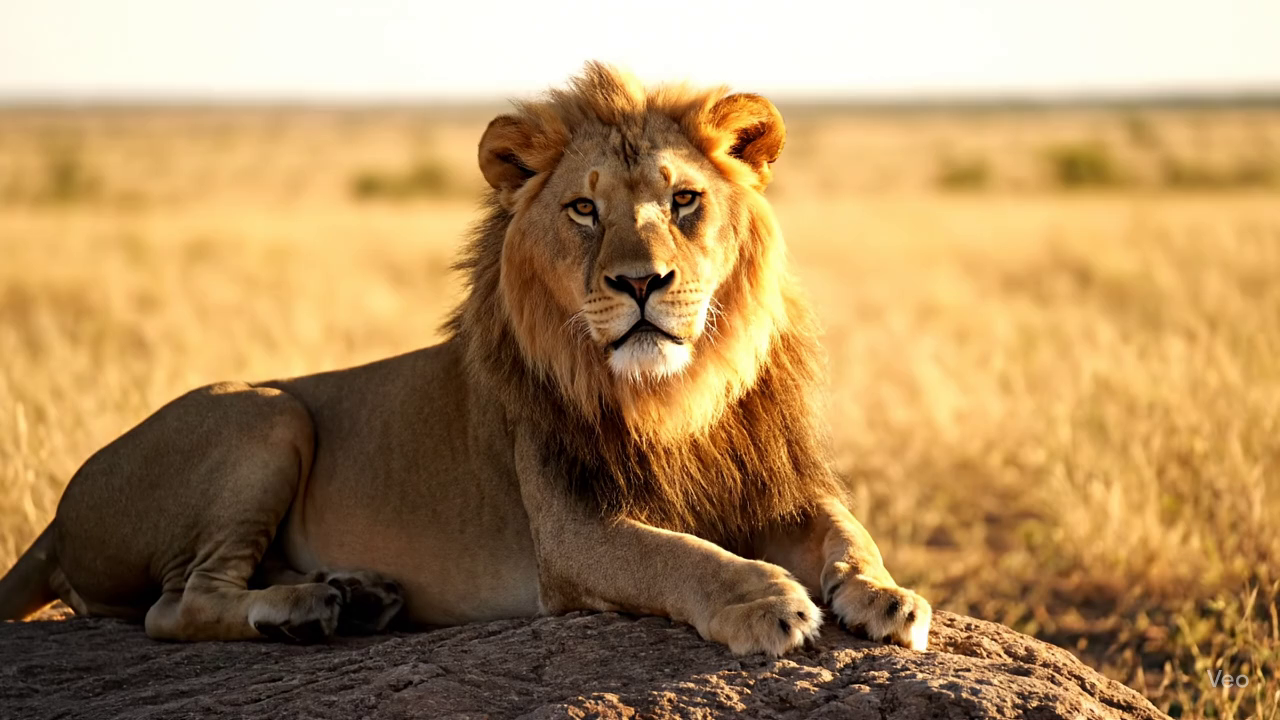
#> input picture frame 0 of test_images/lion_ai_video copy.mp4, 1280 x 720 px, given in place of lion_ai_video.mp4, which was not available
$ python attrClassifier.py   (older library calls are emulated)
#> lines starting #> are read from the running program, lines starting #| are printed output that depends on the picture; after the words box and inside, x2 and y2 are one past the last pixel; in counts of white or black regions, pixels touching at a corner belong together; pictures that were not available may be replaced by others from this repository, and a replacement may not be noted
import cv2
import numpy as np
import os, time


class MediaAnalyzer:
    """
    Analyzes videos and images for deepfake detection using computer vision techniques.
    Extracts features like motion scores, edge consistency, and texture variance.
    """

    def __init__(self):
        self.frames = []
        self.motion_scores = []
        self.edge_consistency = []
        self.texture_variances = []
        self.edge_density = 0
        self.color_variance = 0
        self.edge_continuity = 0
        self.metadata = {}

    def analyze_video(self, file_path):
        """
        Analyze a video file.

        Args:
            file_path (str): Path to the video file

        Returns:
            dict: Video analysis results
        """
#> called with file_path = '../media/lion_ai_video.mp4'
        cap = cv2.VideoCapture(file_path)

        if not cap.isOpened():
            raise ValueError(f"Could not open video file: {file_path}")

        frame_count = int(cap.get(cv2.CAP_PROP_FRAME_COUNT))
        fps = cap.get(cv2.CAP_PROP_FPS)
        width = int(cap.get(cv2.CAP_PROP_FRAME_WIDTH))
        height = int(cap.get(cv2.CAP_PROP_FRAME_HEIGHT))

        self.metadata = {
            'type': 'video',
            'frame_count': frame_count,
            'fps': fps,
            'width': width,
            'height': height,
            'duration': frame_count / fps if fps > 0 else 0
        }

        sample_rate = max(frame_count // 10, 1)
        self.frames = []

        for i in range(0, frame_count, sample_rate):
            cap.set(cv2.CAP_PROP_POS_FRAMES, i)
            ret, frame = cap.read()
            if not ret:
                break
            gray = cv2.cvtColor(frame, cv2.COLOR_BGR2GRAY)
            self.frames.append(gray)
#> this loop made 11 passes
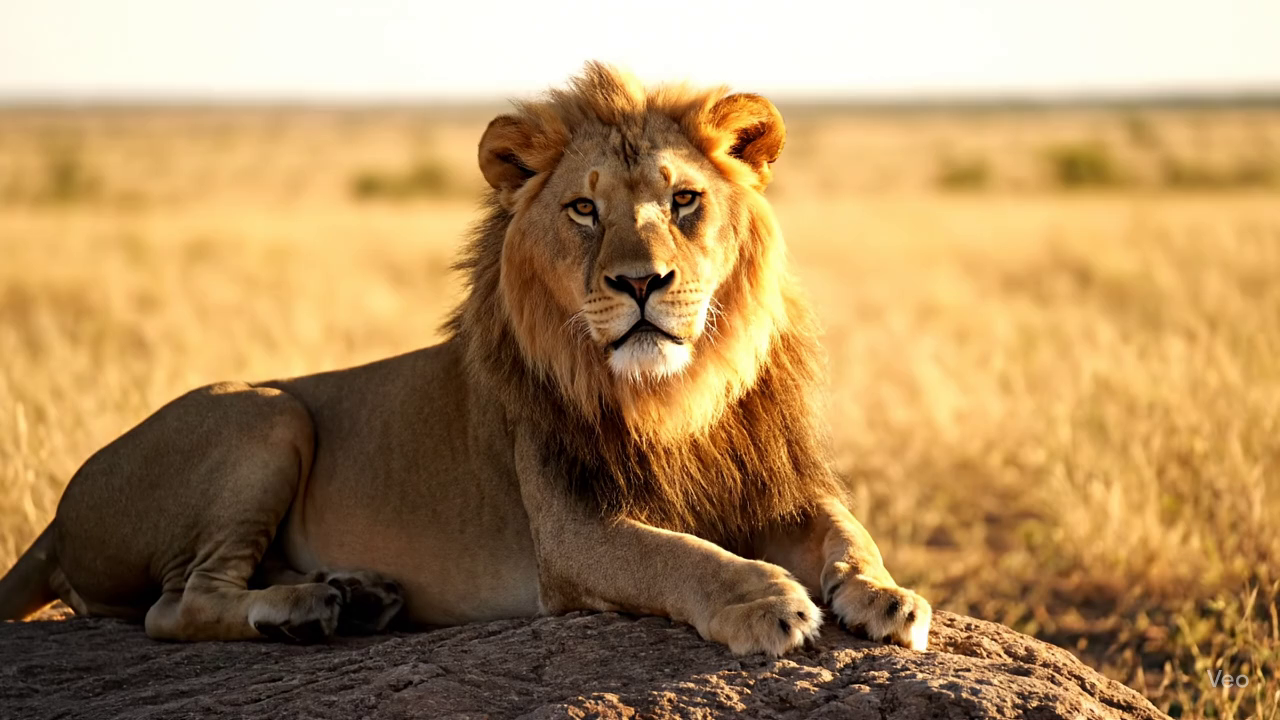
#> input picture frame 0 of test_images/lion_ai_video copy.mp4, 1280 x 720 px, given in place of lion_ai_video.mp4, which was not available
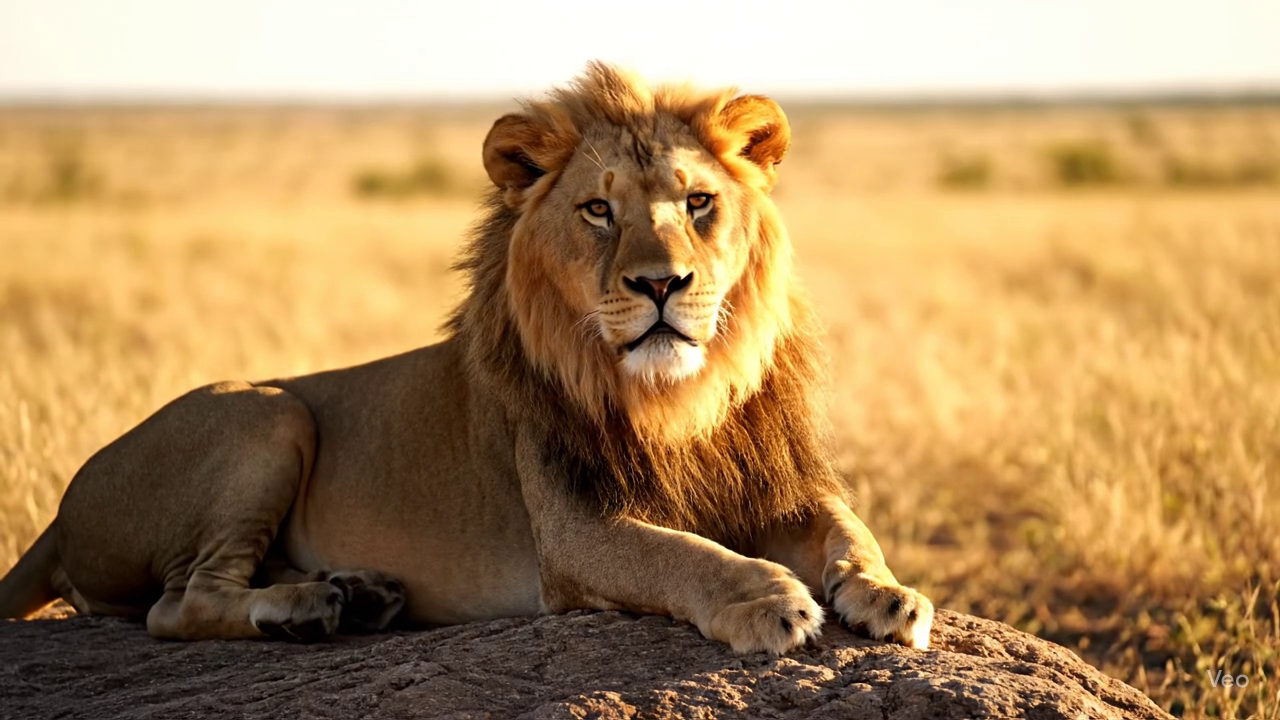
#> input picture frame 19 of test_images/lion_ai_video copy.mp4, 1280 x 720 px, given in place of lion_ai_video.mp4, which was not available
#> after the loop:
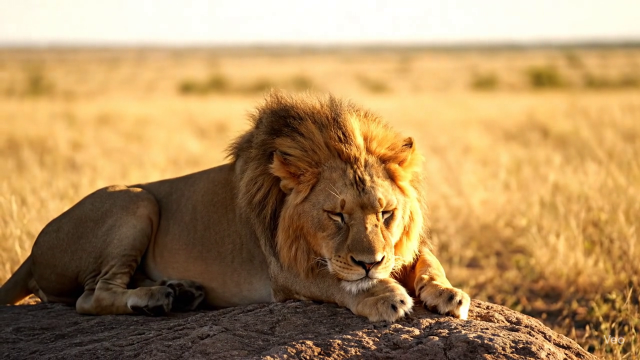
#> frame: shape (720, 1280, 3) (shown at 1/2 size); mean B, G, R 94, 140.8, 175.4
#> after the loop, self.frames = 11 items

        cap.release()

        self.calculate_motion_and_edges()
        self.calculate_texture_variance()

        return self.compile_results()

    # [36 lines left out: function analyze_image, not called in this run]

    def calculate_motion_and_edges(self):
        self.motion_scores = []
        self.edge_consistency = []

        for i in range(1, len(self.frames)):

            diff = cv2.absdiff(self.frames[i], self.frames[i-1])
            self.motion_scores.append(np.mean(diff))

            edges1 = cv2.Canny(self.frames[i-1], 100, 200)
            edges2 = cv2.Canny(self.frames[i], 100, 200)
            edge_diff = np.mean(cv2.absdiff(edges1, edges2))
            self.edge_consistency.append(edge_diff)
#> this loop made 10 passes
#> edge_diff on passes 1 to 8: 19.58, 18.79, 18.67, 18.42, 16.72, 14.79, 15.42, 17.12
#> pass 1, in calculate_motion_and_edges, `edges2 = cv2.Canny(self.frames[i], 100, 200)`:
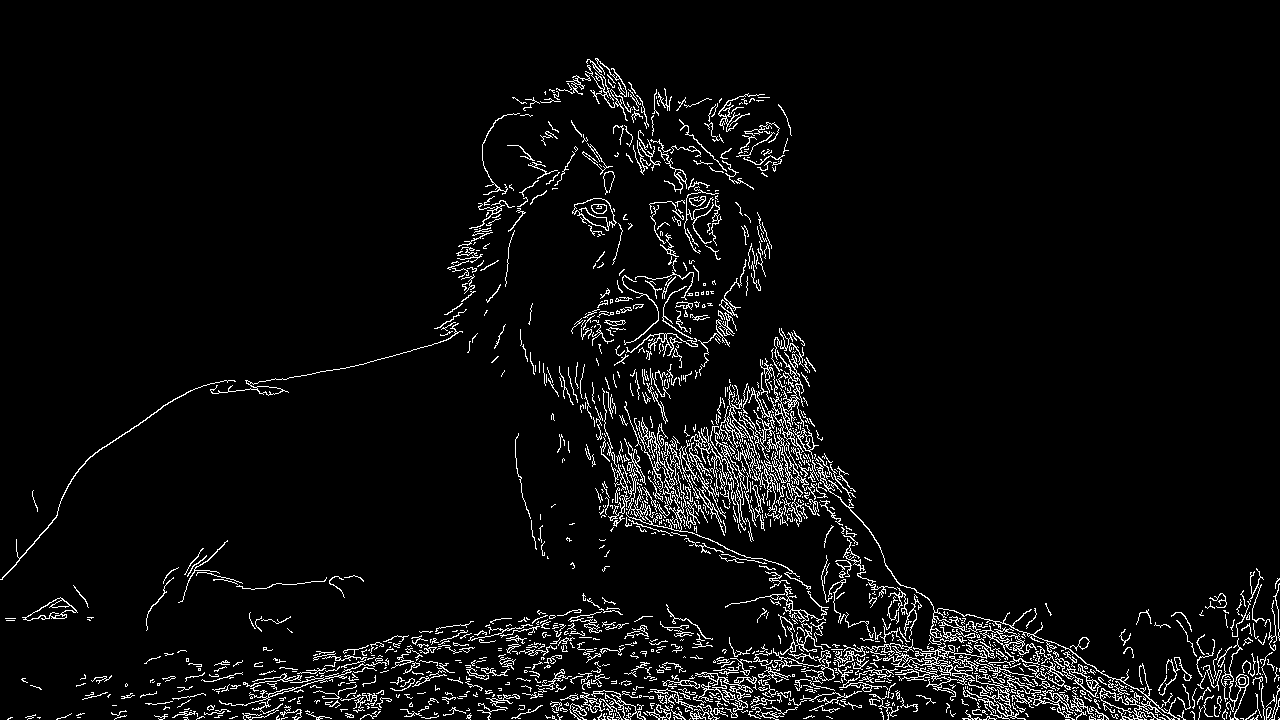
#> edges2: shape (720, 1280); 4.9% white in thin lines or dots
#> after the loop:
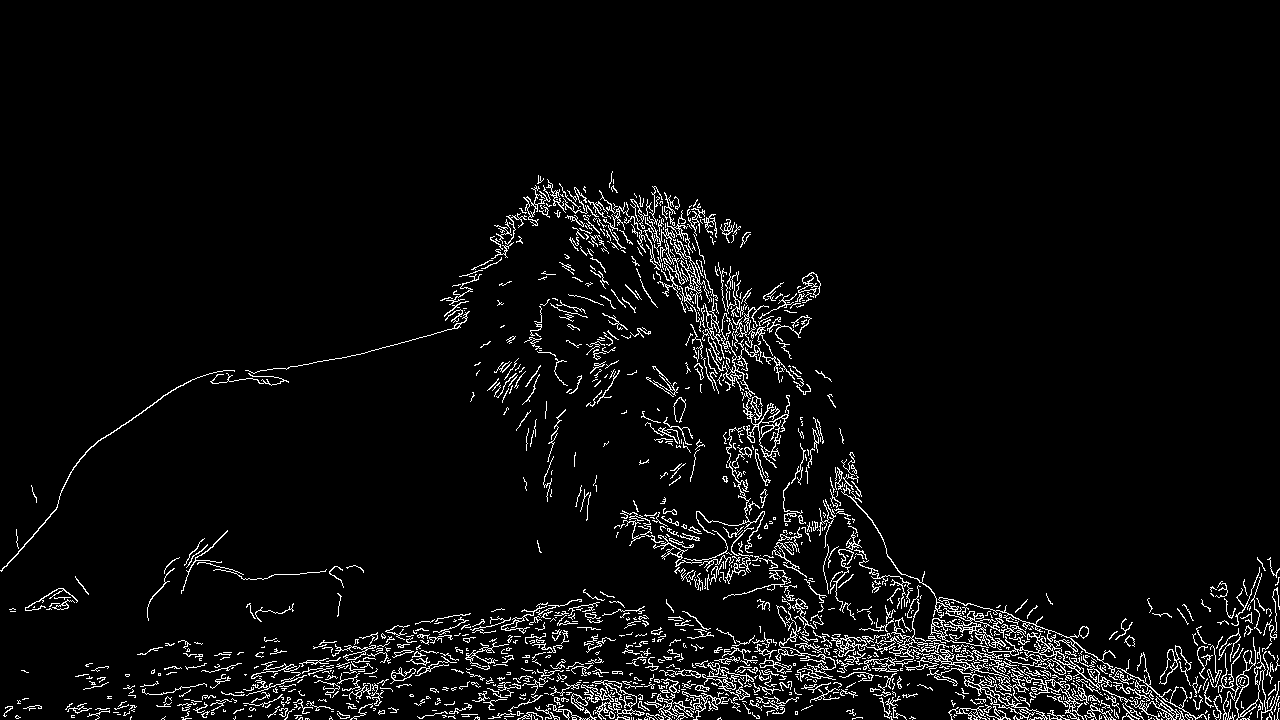
#> edges1: shape (720, 1280); 4.7% white in thin lines or dots, all inside (x1, y1, x2, y2) = (0, 171, 1280, 720)
#> after the loop, self.edge_consistency = [19.58, 18.79, 18.67, 18.42, 16.72, 14.79, 15.42, 17.12, 17.5, 17.79]; self.motion_scores = [9.61, 13.48, 14.61, 11.91, 14.26, 15.48, 18.22, 13.67, 7.42, 9.93]

    def calculate_texture_variance(self):
        self.texture_variances = [
            np.var(cv2.Laplacian(frame, cv2.CV_64F))
            for frame in self.frames
        ]
#> self.texture_variances = [371.5, 328.3, 266.5, 281.3, 309.7, 202.8, 177.7, 198.6, 308.6, 277.9, 269.7]

    # [4 lines left out: function calculate_edge_density, not called in this run]

    def calculate_color_variance(self, color_image):
        variances = [np.var(color_image[:, :, i]) for i in range(3)]
        return np.mean(variances)

    # [5 lines left out: function calculate_edge_continuity, not called in this run]


    def compile_results(self):
        """
        Compile all analysis results into a dictionary.

        Returns:
            dict: Complete analysis results
        """
        if self.metadata["type"] == 'video':
            results = {
                'metadata': self.metadata,
                'metrics': {
                    'avg_motion': float(np.mean(self.motion_scores)) if self.motion_scores else 0.0,
                    'avg_edge_consistency': float(np.mean(self.edge_consistency)) if self.edge_consistency else 0.0,
                    'avg_texture_variance': float(np.mean(self.texture_variances)) if self.texture_variances else 0.0,
                    'motion_std': float(np.std(self.motion_scores)) if self.motion_scores else 0.0,
                    'edge_std': float(np.std(self.edge_consistency)) if self.edge_consistency else 0.0,
                    'texture_std': float(np.std(self.texture_variances)) if self.texture_variances else 0.0,
                },
                'raw_data': {
                    'motion_scores': [float(x) for x in self.motion_scores],
                    'edge_consistency': [float(x) for x in self.edge_consistency],
                    'texture_variances': [float(x) for x in self.texture_variances],
                }
            }
        else:
            results = {
                'metadata': self.metadata,
                'metrics': {
                    'avg_texture_variance': float(np.mean(self.texture_variances)) if self.texture_variances else 0.0,
                    'texture_std': float(np.std(self.texture_variances)) if self.texture_variances else 0.0,
                    'edge_density': float(self.edge_density),
                    'color_variance': float(self.color_variance),
                    'edge_continuity': float(self.edge_continuity)
                },
                'raw_data': {
                    'texture_variances': [float(x) for x in self.texture_variances],
                }
            }

        return results

if __name__ == "__main__":
    analyzer = MediaAnalyzer()
    start_time = time.time()
    #result = analyzer.analyze_image('../media/ai_cow.png')
    result1 = analyzer.analyze_video('../media/lion_ai_video.mp4')
#> result1 = 3 items
    end_time = time.time()
    elapsed_time = end_time - start_time
    print(f"Test completed in {elapsed_time:.2f} seconds.")
    #print(result)
    print(result1)
#> (printed output is left out)

$ run again, starting later in the video
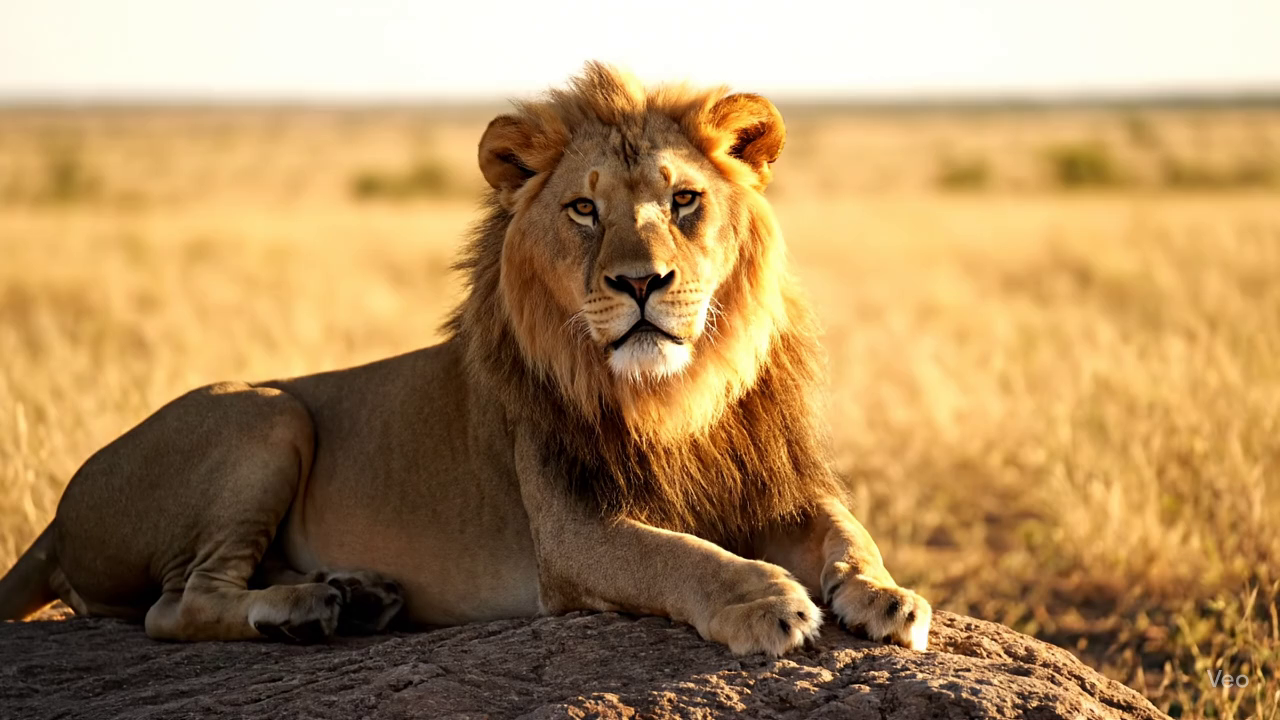
#> input picture frame 0 of test_images/lion_ai_video copy.mp4, 1280 x 720 px, given in place of lion_ai_video.mp4, which was not available
#> the loop in analyze_video, `for i in range(0, frame_count, sample_rate):` made 11 passes
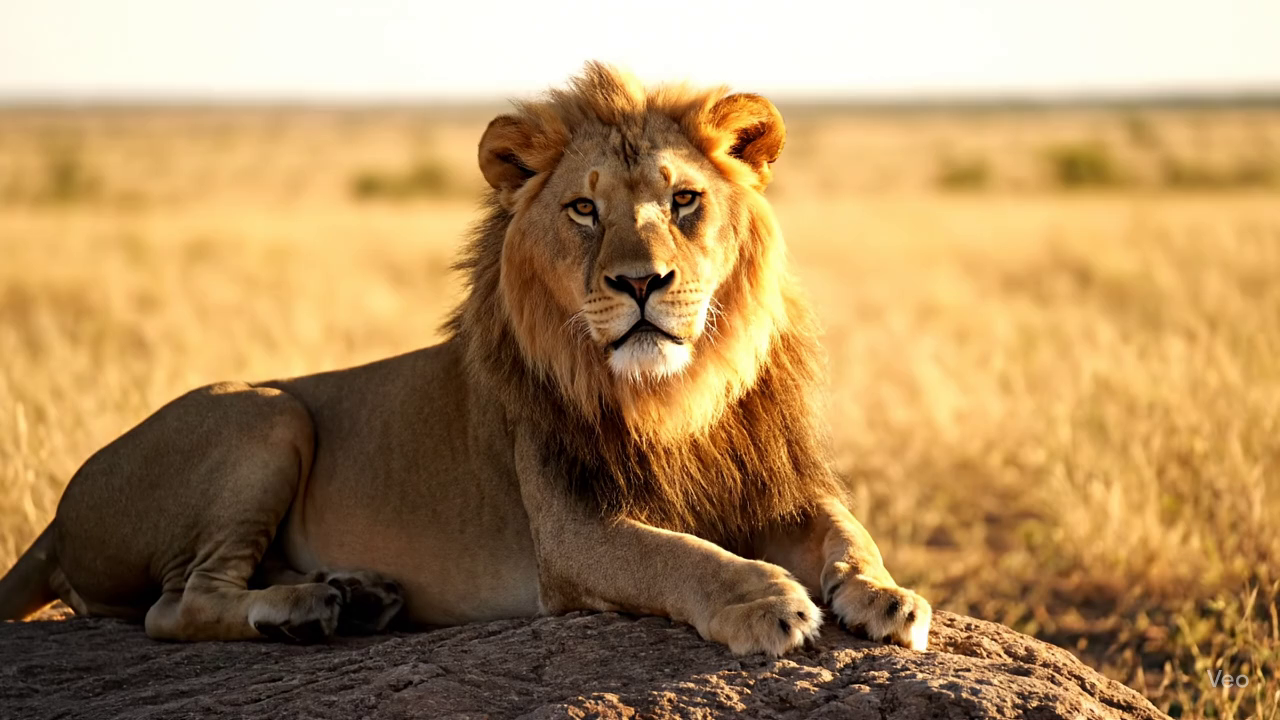
#> input picture frame 0 of test_images/lion_ai_video copy.mp4, 1280 x 720 px, given in place of lion_ai_video.mp4, which was not available
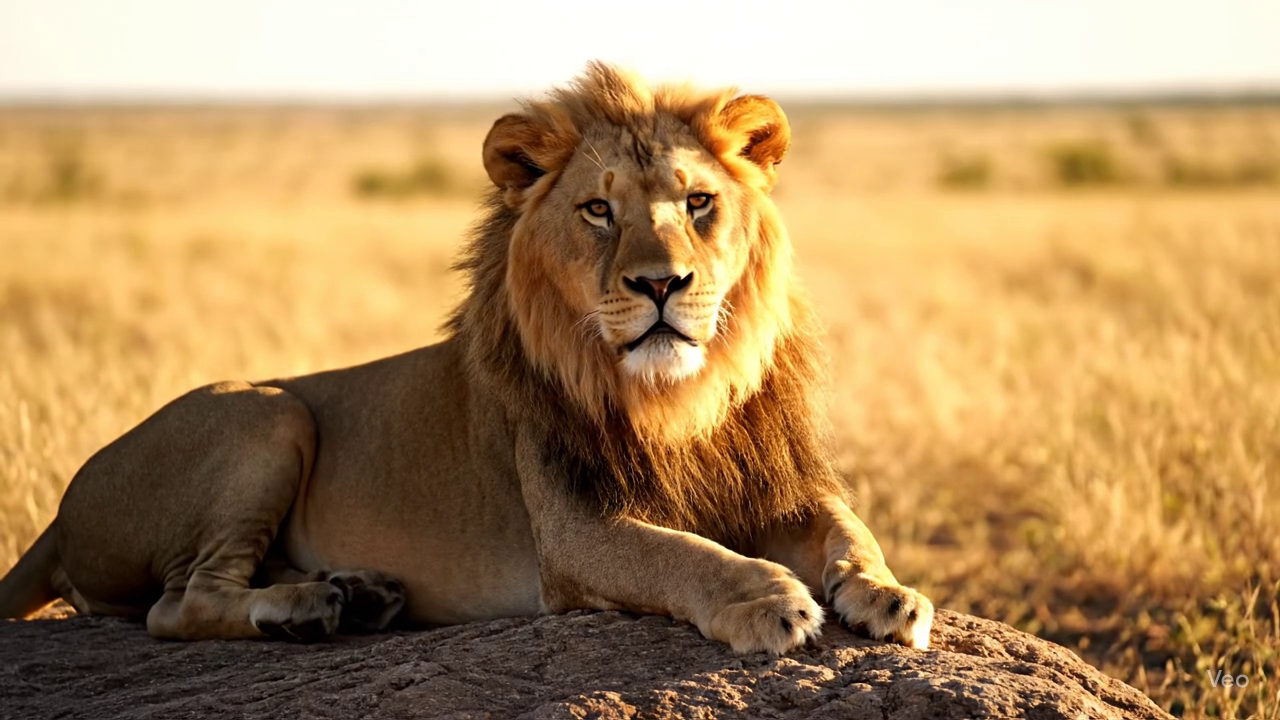
#> input picture frame 19 of test_images/lion_ai_video copy.mp4, 1280 x 720 px, given in place of lion_ai_video.mp4, which was not available
#> after the loop in analyze_video, `for i in range(0, frame_count, sample_rate):`: self.frames = 11 items
#> the loop in calculate_motion_and_edges, `for i in range(1, len(self.frames)): ` made 10 passes
#> edge_diff on passes 1 to 8: 19.58, 18.79, 18.67, 18.42, 16.72, 14.79, 15.42, 17.12
#> after the loop in calculate_motion_and_edges, `for i in range(1, len(self.frames)):`: self.edge_consistency = [19.58, 18.79, 18.67, 18.42, 16.72, 14.79, 15.42, 17.12, 17.5, 17.79]; self.motion_scores = [9.61, 13.48, 14.61, 11.91, 14.26, 15.48, 18.22, 13.67, 7.42, 9.93]
#> self.texture_variances = [371.5, 328.3, 266.5, 281.3, 309.7, 202.8, 177.7, 198.6, 308.6, 277.9, 269.7]
#> result1 = 3 items
#> (printed output is left out)
